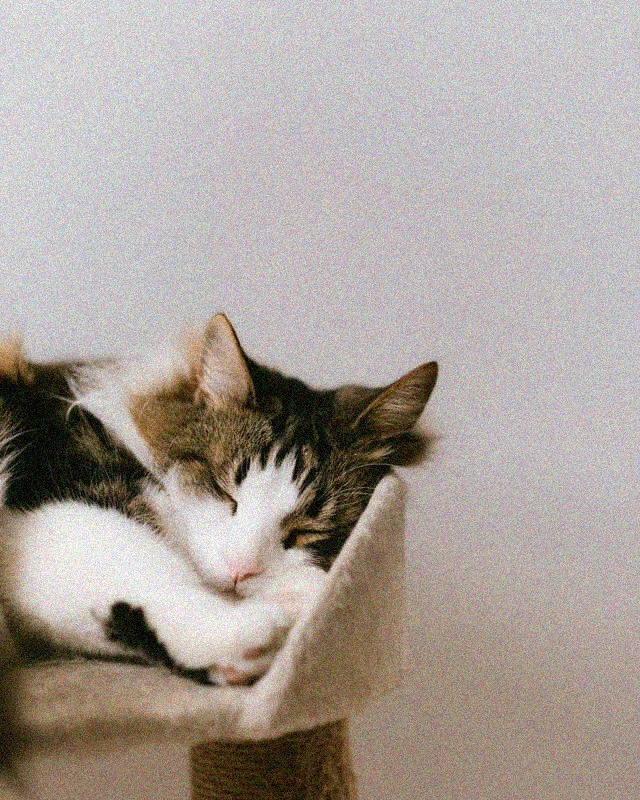
#> input picture sleepycat.jpg, 640 x 800 px
$ python problem2_cat_gaussian_laplacian.py   (older library calls are emulated)
#> lines starting #> are read from the running program, lines starting #| are printed output that depends on the picture
import os
import cv2
import numpy as np
import matplotlib.pyplot as plt

# Make output directory
os.makedirs("outputs/problem2", exist_ok=True)

# === 1. LOAD THE NOISY IMAGE ===
image_path = "sleepycat.jpg"   # <-- your uploaded image
image_color = cv2.imread(image_path)
#> image_color is the input picture: shape (800, 640, 3); mean B, G, R 154.7, 161.3, 170.2

if image_color is None:
    raise FileNotFoundError("Could not load sleepycat.jpg. Make sure it's in the project folder.")

# Convert BGR → RGB for display
image_rgb = cv2.cvtColor(image_color, cv2.COLOR_BGR2RGB)
image_gray = cv2.cvtColor(image_color, cv2.COLOR_BGR2GRAY)
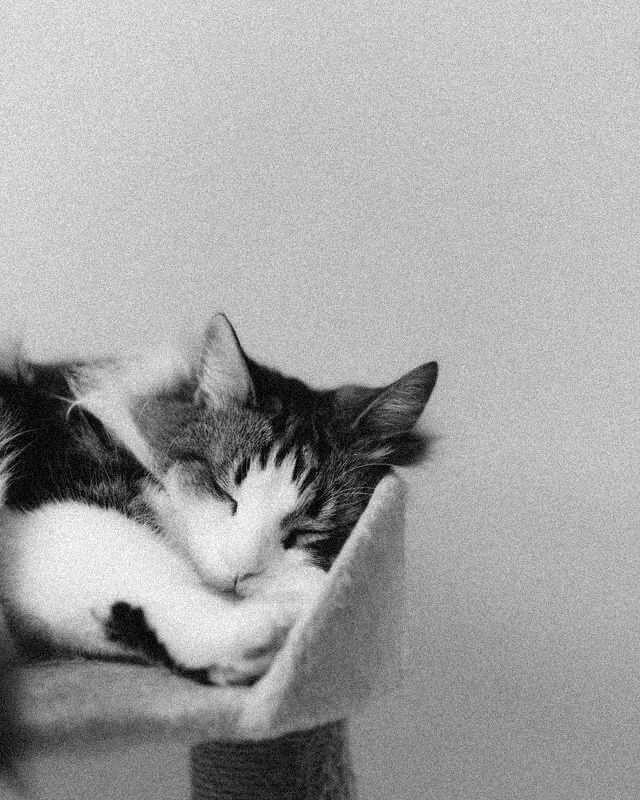
#> image_gray: shape (800, 640); min 0, max 255, mean 163.2

# Save original
plt.figure(figsize=(6,5))
plt.imshow(image_rgb)
plt.title("Original Noisy Image (RGB)")
plt.axis("off")
plt.tight_layout()
plt.savefig("outputs/problem2/task2_original_noisy.png", dpi=300)
plt.close()


# === 2. GAUSSIAN SMOOTHING ===
gaussian = cv2.GaussianBlur(image_gray, (7, 7), sigmaX=1.5)

plt.figure(figsize=(12,5))
plt.subplot(1,2,1)
plt.imshow(image_gray, cmap="gray")
plt.title("Original Noisy (Grayscale)")
plt.axis("off")

plt.subplot(1,2,2)
plt.imshow(gaussian, cmap="gray")
plt.title("Gaussian Denoised (7x7 kernel, σ=1.5)")
plt.axis("off")

plt.suptitle("Task 2: Gaussian Smoothing", fontsize=14, fontweight="bold")
plt.tight_layout()
plt.savefig("outputs/problem2/task2_gaussian.png", dpi=300)
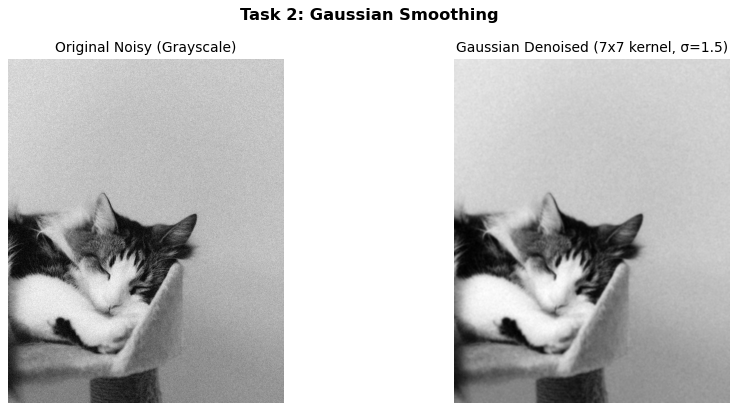
#> figure drawn by matplotlib, 2 panels
plt.close()


# === 3. LAPLACIAN EDGE DETECTION ===
laplacian = cv2.Laplacian(gaussian, cv2.CV_64F)
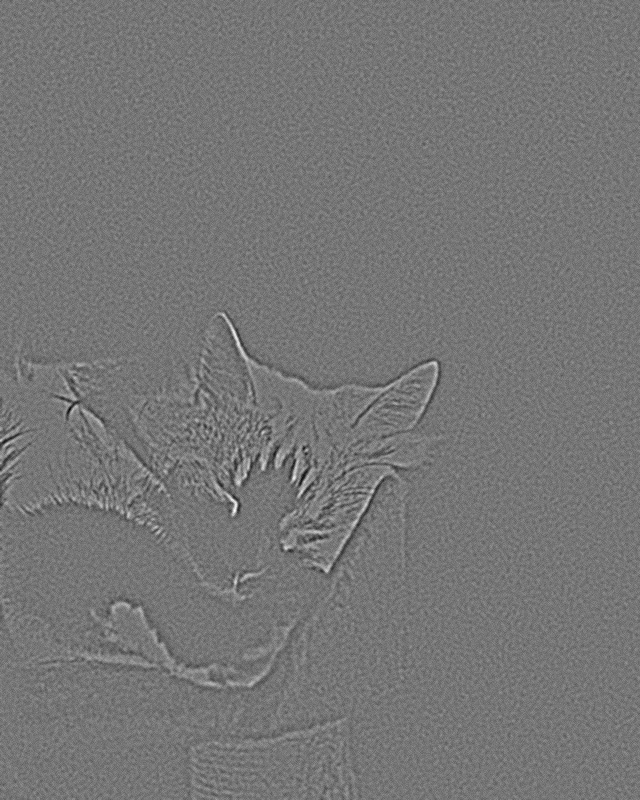
#> laplacian: shape (800, 640) float64; min -26, max 30, mean 0; drawn with min black and max white
laplacian_abs = np.uint8(np.absolute(laplacian))
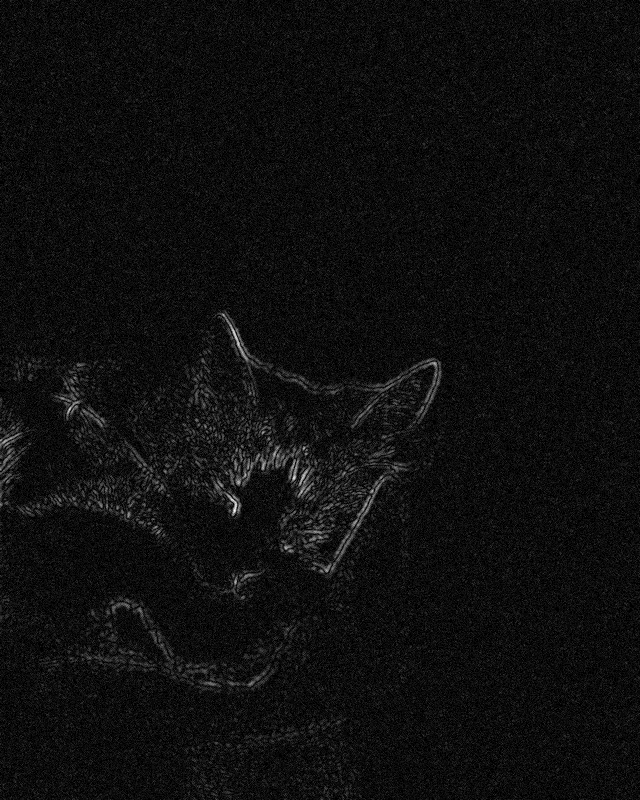
#> laplacian_abs: shape (800, 640); min 0, max 30, mean 1.8; drawn with min black and max white

plt.figure(figsize=(12,5))
plt.subplot(1,2,1)
plt.imshow(gaussian, cmap="gray")
plt.title("Gaussian Denoised")
plt.axis("off")

plt.subplot(1,2,2)
plt.imshow(laplacian_abs, cmap="gray")
plt.title("Laplacian Edges")
plt.axis("off")

plt.suptitle("Task 3: Laplacian Edge Detection", fontsize=14, fontweight="bold")
plt.tight_layout()
plt.savefig("outputs/problem2/task3_laplacian_edges.png", dpi=300)
plt.close()


# === 4. FINAL COMPARISON (for the report) ===
plt.figure(figsize=(18,6))

plt.subplot(1,3,1)
plt.imshow(image_rgb)
plt.title("Original Noisy Image", fontweight="bold")
plt.axis("off")

plt.subplot(1,3,2)
plt.imshow(gaussian, cmap="gray")
plt.title("Gaussian Denoised", fontweight="bold")
plt.axis("off")

plt.subplot(1,3,3)
plt.imshow(laplacian_abs, cmap="gray")
plt.title("Edges (Laplacian)", fontweight="bold")
plt.axis("off")

plt.suptitle("Problem II: Noisy → Denoised → Edges", fontsize=16, fontweight="bold")
plt.tight_layout()
plt.savefig("outputs/problem2/task4_problem2_summary.png", dpi=300)
plt.close()

print("Problem II complete! Check outputs/problem2/")
